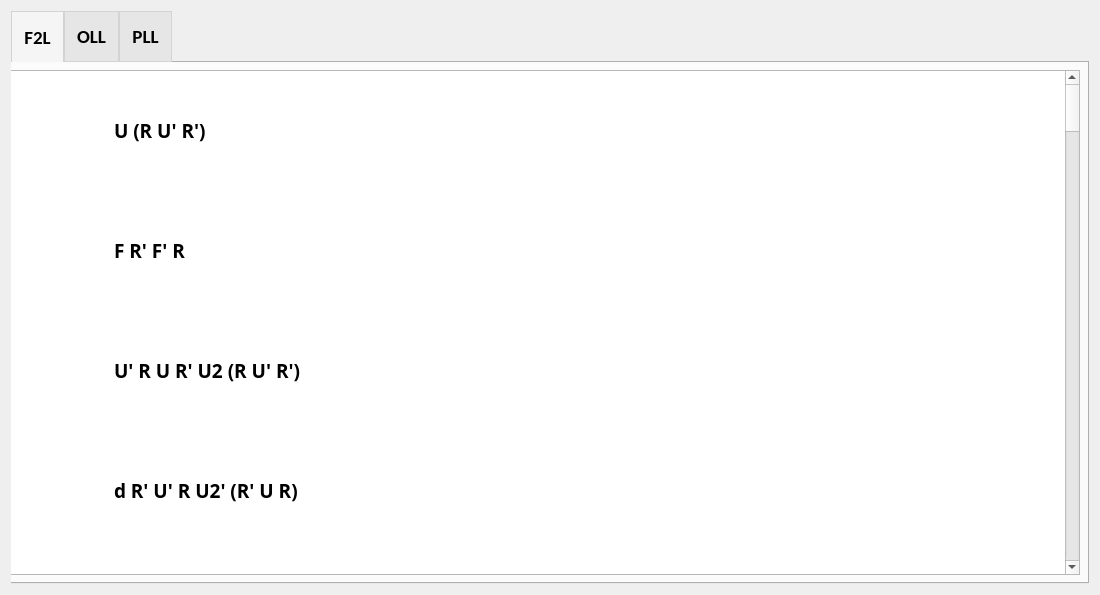
<?xml version="1.0" encoding="UTF-8"?>
<ui version="4.0">
 <class>CfopWidget</class>
 <widget class="QWidget" name="CfopWidget">
  <property name="geometry">
   <rect>
    <x>0</x>
    <y>0</y>
    <width>1100</width>
    <height>595</height>
   </rect>
  </property>
  <property name="windowTitle">
   <string>Form</string>
  </property>
  <property name="autoFillBackground">
   <bool>true</bool>
  </property>
  <layout class="QGridLayout" name="gridLayout_2">
   <item row="0" column="0">
    <widget class="QTabWidget" name="tabWidget">
     <property name="font">
      <font>
       <family>Calibri</family>
       <pointsize>14</pointsize>
       <italic>false</italic>
       <bold>true</bold>
      </font>
     </property>
     <property name="autoFillBackground">
      <bool>true</bool>
     </property>
     <property name="styleSheet">
      <string notr="true">QTabWidget::pane {
  top:-1px; 
  background: rgb(245, 245, 245);
  left: -10px;
} 

QTabBar::tab {
  background: rgb(230, 230, 230); 
  border: 1px solid lightgray; 
  color: black;
  padding: 12px;
} 

QTabBar::tab:selected { 
  background: rgb(245, 245, 245); 
  color: black;
  margin-bottom: -1px; 
}</string>
     </property>
     <property name="tabPosition">
      <enum>QTabWidget::North</enum>
     </property>
     <property name="tabShape">
      <enum>QTabWidget::Rounded</enum>
     </property>
     <property name="currentIndex">
      <number>0</number>
     </property>
     <property name="elideMode">
      <enum>Qt::ElideLeft</enum>
     </property>
     <property name="documentMode">
      <bool>false</bool>
     </property>
     <property name="tabsClosable">
      <bool>false</bool>
     </property>
     <property name="movable">
      <bool>false</bool>
     </property>
     <property name="tabBarAutoHide">
      <bool>false</bool>
     </property>
     <widget class="QWidget" name="tab">
      <attribute name="title">
       <string>F2L</string>
      </attribute>
      <layout class="QGridLayout" name="gridLayout_3">
       <item row="1" column="0">
        <widget class="QTableWidget" name="tableWidget">
         <property name="minimumSize">
          <size>
           <width>0</width>
           <height>0</height>
          </size>
         </property>
         <property name="font">
          <font>
           <family>Segoe UI Semibold</family>
           <pointsize>14</pointsize>
           <bold>true</bold>
          </font>
         </property>
         <property name="styleSheet">
          <string notr="true">QTableWidget::item {
  left: 10px;
  color: white;
}

QTableWidget::item:selected {
  background: white;
  color: black;
};
</string>
         </property>
         <property name="frameShape">
          <enum>QFrame::StyledPanel</enum>
         </property>
         <property name="editTriggers">
          <set>QAbstractItemView::NoEditTriggers</set>
         </property>
         <property name="alternatingRowColors">
          <bool>false</bool>
         </property>
         <property name="iconSize">
          <size>
           <width>100</width>
           <height>100</height>
          </size>
         </property>
         <property name="showGrid">
          <bool>true</bool>
         </property>
         <property name="gridStyle">
          <enum>Qt::NoPen</enum>
         </property>
         <property name="sortingEnabled">
          <bool>false</bool>
         </property>
         <property name="wordWrap">
          <bool>true</bool>
         </property>
         <property name="cornerButtonEnabled">
          <bool>true</bool>
         </property>
         <property name="rowCount">
          <number>41</number>
         </property>
         <attribute name="horizontalHeaderVisible">
          <bool>false</bool>
         </attribute>
         <attribute name="horizontalHeaderDefaultSectionSize">
          <number>100</number>
         </attribute>
         <attribute name="horizontalHeaderHighlightSections">
          <bool>true</bool>
         </attribute>
         <attribute name="horizontalHeaderShowSortIndicator" stdset="0">
          <bool>false</bool>
         </attribute>
         <attribute name="horizontalHeaderStretchLastSection">
          <bool>true</bool>
         </attribute>
         <attribute name="verticalHeaderVisible">
          <bool>false</bool>
         </attribute>
         <attribute name="verticalHeaderDefaultSectionSize">
          <number>120</number>
         </attribute>
         <row>
          <property name="text">
           <string>1</string>
          </property>
         </row>
         <row>
          <property name="text">
           <string>2</string>
          </property>
         </row>
         <row>
          <property name="text">
           <string>3</string>
          </property>
         </row>
         <row>
          <property name="text">
           <string>4</string>
          </property>
         </row>
         <row>
          <property name="text">
           <string>5</string>
          </property>
         </row>
         <row>
          <property name="text">
           <string>6</string>
          </property>
         </row>
         <row>
          <property name="text">
           <string>7</string>
          </property>
         </row>
         <row>
          <property name="text">
           <string>8</string>
          </property>
         </row>
         <row>
          <property name="text">
           <string>9</string>
          </property>
         </row>
         <row>
          <property name="text">
           <string>10</string>
          </property>
         </row>
         <row>
          <property name="text">
           <string>11</string>
          </property>
         </row>
         <row/>
         <row/>
         <row/>
         <row/>
         <row/>
         <row/>
         <row/>
         <row/>
         <row/>
         <row/>
         <row/>
         <row/>
         <row/>
         <row/>
         <row/>
         <row/>
         <row/>
         <row/>
         <row/>
         <row/>
         <row/>
         <row/>
         <row/>
         <row/>
         <row/>
         <row/>
         <row/>
         <row/>
         <row/>
         <row/>
         <column>
          <property name="text">
           <string>img</string>
          </property>
         </column>
         <column>
          <property name="text">
           <string>algorithm</string>
          </property>
         </column>
         <item row="0" column="0">
          <property name="text">
           <string/>
          </property>
          <property name="background">
           <brush brushstyle="NoBrush">
            <color alpha="255">
             <red>0</red>
             <green>0</green>
             <blue>0</blue>
            </color>
           </brush>
          </property>
          <property name="foreground">
           <brush brushstyle="NoBrush">
            <color alpha="0">
             <red>0</red>
             <green>0</green>
             <blue>0</blue>
            </color>
           </brush>
          </property>
          <property name="icon">
           <iconset resource="resources.qrc">
            <normaloff>:/img/f2l/1.png</normaloff>:/img/f2l/1.png</iconset>
          </property>
         </item>
         <item row="0" column="1">
          <property name="text">
           <string>U (R U' R')</string>
          </property>
         </item>
         <item row="1" column="0">
          <property name="text">
           <string/>
          </property>
          <property name="icon">
           <iconset resource="resources.qrc">
            <normaloff>:/img/f2l/2.png</normaloff>:/img/f2l/2.png</iconset>
          </property>
         </item>
         <item row="1" column="1">
          <property name="text">
           <string>F R' F' R</string>
          </property>
         </item>
         <item row="2" column="0">
          <property name="text">
           <string/>
          </property>
          <property name="icon">
           <iconset resource="resources.qrc">
            <normaloff>:/img/f2l/3.png</normaloff>:/img/f2l/3.png</iconset>
          </property>
         </item>
         <item row="2" column="1">
          <property name="text">
           <string>U' R U R' U2 (R U' R')</string>
          </property>
         </item>
         <item row="3" column="0">
          <property name="text">
           <string/>
          </property>
          <property name="icon">
           <iconset resource="resources.qrc">
            <normaloff>:/img/f2l/4.png</normaloff>:/img/f2l/4.png</iconset>
          </property>
         </item>
         <item row="3" column="1">
          <property name="text">
           <string>d R' U' R U2' (R' U R)</string>
          </property>
         </item>
         <item row="4" column="0">
          <property name="text">
           <string/>
          </property>
          <property name="icon">
           <iconset resource="resources.qrc">
            <normaloff>:/img/f2l/5.png</normaloff>:/img/f2l/5.png</iconset>
          </property>
         </item>
         <item row="4" column="1">
          <property name="text">
           <string>U' R U2' R' U2 (R U' R')</string>
          </property>
         </item>
         <item row="5" column="0">
          <property name="text">
           <string/>
          </property>
          <property name="icon">
           <iconset resource="resources.qrc">
            <normaloff>:/img/f2l/6.png</normaloff>:/img/f2l/6.png</iconset>
          </property>
         </item>
         <item row="5" column="1">
          <property name="text">
           <string>R' F R F'</string>
          </property>
         </item>
         <item row="6" column="0">
          <property name="text">
           <string/>
          </property>
          <property name="icon">
           <iconset resource="resources.qrc">
            <normaloff>:/img/f2l/7.png</normaloff>:/img/f2l/7.png</iconset>
          </property>
         </item>
         <item row="6" column="1">
          <property name="text">
           <string>y' R' U R U' d' (R U R')</string>
          </property>
         </item>
         <item row="7" column="0">
          <property name="text">
           <string/>
          </property>
          <property name="icon">
           <iconset resource="resources.qrc">
            <normaloff>:/img/f2l/8.png</normaloff>:/img/f2l/8.png</iconset>
          </property>
         </item>
         <item row="7" column="1">
          <property name="text">
           <string>R U' R' U d (R' U' R)</string>
          </property>
         </item>
         <item row="8" column="0">
          <property name="text">
           <string/>
          </property>
          <property name="icon">
           <iconset resource="resources.qrc">
            <normaloff>:/img/f2l/9.png</normaloff>:/img/f2l/9.png</iconset>
          </property>
         </item>
         <item row="8" column="1">
          <property name="text">
           <string>y' (R' U' R)</string>
          </property>
         </item>
         <item row="9" column="0">
          <property name="text">
           <string/>
          </property>
          <property name="icon">
           <iconset resource="resources.qrc">
            <normaloff>:/img/f2l/10.png</normaloff>:/img/f2l/10.png</iconset>
          </property>
         </item>
         <item row="9" column="1">
          <property name="text">
           <string>(R U R')</string>
          </property>
         </item>
         <item row="10" column="0">
          <property name="text">
           <string/>
          </property>
          <property name="icon">
           <iconset resource="resources.qrc">
            <normaloff>:/img/f2l/11.png</normaloff>:/img/f2l/11.png</iconset>
          </property>
         </item>
         <item row="10" column="1">
          <property name="text">
           <string>d R' U' R U'(R' U' R)</string>
          </property>
         </item>
         <item row="11" column="0">
          <property name="text">
           <string/>
          </property>
          <property name="icon">
           <iconset resource="resources.qrc">
            <normaloff>:/img/f2l/12.png</normaloff>:/img/f2l/12.png</iconset>
          </property>
         </item>
         <item row="11" column="1">
          <property name="text">
           <string>U' R U R' U (R U R')</string>
          </property>
         </item>
         <item row="12" column="0">
          <property name="text">
           <string/>
          </property>
          <property name="icon">
           <iconset resource="resources.qrc">
            <normaloff>:/img/f2l/13.png</normaloff>:/img/f2l/13.png</iconset>
          </property>
         </item>
         <item row="12" column="1">
          <property name="text">
           <string>U' R U2' R' d (R' U' R)</string>
          </property>
         </item>
         <item row="13" column="0">
          <property name="text">
           <string/>
          </property>
          <property name="icon">
           <iconset resource="resources.qrc">
            <normaloff>:/img/f2l/14.png</normaloff>:/img/f2l/14.png</iconset>
          </property>
         </item>
         <item row="13" column="1">
          <property name="text">
           <string>R' U2 R2 U R2' U R</string>
          </property>
         </item>
         <item row="14" column="0">
          <property name="text">
           <string/>
          </property>
          <property name="icon">
           <iconset resource="resources.qrc">
            <normaloff>:/img/f2l/15.png</normaloff>:/img/f2l/15.png</iconset>
          </property>
         </item>
         <item row="14" column="1">
          <property name="text">
           <string>d R' U R U' (R' U' R)</string>
          </property>
         </item>
         <item row="15" column="0">
          <property name="text">
           <string/>
          </property>
          <property name="icon">
           <iconset resource="resources.qrc">
            <normaloff>:/img/f2l/16.png</normaloff>:/img/f2l/16.png</iconset>
          </property>
         </item>
         <item row="15" column="1">
          <property name="text">
           <string>U' R U' R' U(R U R')</string>
          </property>
         </item>
         <item row="16" column="0">
          <property name="text">
           <string/>
          </property>
          <property name="icon">
           <iconset resource="resources.qrc">
            <normaloff>:/img/f2l/17.png</normaloff>:/img/f2l/17.png</iconset>
          </property>
         </item>
         <item row="16" column="1">
          <property name="text">
           <string>R U2' R' U' (R U R')</string>
          </property>
         </item>
         <item row="17" column="0">
          <property name="text">
           <string/>
          </property>
          <property name="icon">
           <iconset resource="resources.qrc">
            <normaloff>:/img/f2l/18.png</normaloff>:/img/f2l/18.png</iconset>
          </property>
         </item>
         <item row="17" column="1">
          <property name="text">
           <string>y' R' U2 R U (R' U' R)</string>
          </property>
         </item>
         <item row="18" column="0">
          <property name="text">
           <string/>
          </property>
          <property name="icon">
           <iconset resource="resources.qrc">
            <normaloff>:/img/f2l/19.png</normaloff>:/img/f2l/19.png</iconset>
          </property>
         </item>
         <item row="18" column="1">
          <property name="text">
           <string>U R U2 R' U (R U' R')</string>
          </property>
         </item>
         <item row="19" column="0">
          <property name="text">
           <string/>
          </property>
          <property name="icon">
           <iconset resource="resources.qrc">
            <normaloff>:/img/f2l/20.png</normaloff>:/img/f2l/20.png</iconset>
          </property>
         </item>
         <item row="19" column="1">
          <property name="text">
           <string>y' U' R' U2 R U' (R' U R)</string>
          </property>
         </item>
         <item row="20" column="0">
          <property name="text">
           <string/>
          </property>
          <property name="icon">
           <iconset resource="resources.qrc">
            <normaloff>:/img/f2l/21.png</normaloff>:/img/f2l/21.png</iconset>
          </property>
         </item>
         <item row="20" column="1">
          <property name="text">
           <string>U2 R U R' U (R U' R')</string>
          </property>
         </item>
         <item row="21" column="0">
          <property name="text">
           <string/>
          </property>
          <property name="icon">
           <iconset resource="resources.qrc">
            <normaloff>:/img/f2l/22.png</normaloff>:/img/f2l/22.png</iconset>
          </property>
         </item>
         <item row="21" column="1">
          <property name="text">
           <string>y' U2 R' U' R U' (R' U R)</string>
          </property>
         </item>
         <item row="22" column="0">
          <property name="text">
           <string/>
          </property>
          <property name="icon">
           <iconset resource="resources.qrc">
            <normaloff>:/img/f2l/23.png</normaloff>:/img/f2l/23.png</iconset>
          </property>
         </item>
         <item row="22" column="1">
          <property name="text">
           <string>y' U R' U2 R y R U2 R' U R U' R'</string>
          </property>
         </item>
         <item row="23" column="0">
          <property name="text">
           <string/>
          </property>
          <property name="icon">
           <iconset resource="resources.qrc">
            <normaloff>:/img/f2l/24.png</normaloff>:/img/f2l/24.png</iconset>
          </property>
         </item>
         <item row="23" column="1">
          <property name="text">
           <string>U' R U2' R' y' R' U2 R U' R' U R</string>
          </property>
         </item>
         <item row="24" column="0">
          <property name="text">
           <string/>
          </property>
          <property name="icon">
           <iconset resource="resources.qrc">
            <normaloff>:/img/f2l/25.png</normaloff>:/img/f2l/25.png</iconset>
          </property>
         </item>
         <item row="24" column="1">
          <property name="text">
           <string>U R U' R' d' (L' U L)</string>
          </property>
         </item>
         <item row="25" column="0">
          <property name="text">
           <string/>
          </property>
          <property name="icon">
           <iconset resource="resources.qrc">
            <normaloff>:/img/f2l/26.png</normaloff>:/img/f2l/26.png</iconset>
          </property>
         </item>
         <item row="25" column="1">
          <property name="text">
           <string>y' U' R' U R r' U' R U M'</string>
          </property>
         </item>
         <item row="26" column="0">
          <property name="text">
           <string/>
          </property>
          <property name="icon">
           <iconset resource="resources.qrc">
            <normaloff>:/img/f2l/27.png</normaloff>:/img/f2l/27.png</iconset>
          </property>
         </item>
         <item row="26" column="1">
          <property name="text">
           <string>y' R' U' R U (R' U' R)</string>
          </property>
         </item>
         <item row="27" column="0">
          <property name="text">
           <string/>
          </property>
          <property name="icon">
           <iconset resource="resources.qrc">
            <normaloff>:/img/f2l/28.png</normaloff>:/img/f2l/28.png</iconset>
          </property>
         </item>
         <item row="27" column="1">
          <property name="text">
           <string>R U R' U' (R U R')</string>
          </property>
         </item>
         <item row="28" column="0">
          <property name="text">
           <string/>
          </property>
          <property name="icon">
           <iconset resource="resources.qrc">
            <normaloff>:/img/f2l/29.png</normaloff>:/img/f2l/29.png</iconset>
          </property>
         </item>
         <item row="28" column="1">
          <property name="text">
           <string>R U' R' U (R U' R')</string>
          </property>
         </item>
         <item row="29" column="0">
          <property name="text">
           <string/>
          </property>
          <property name="icon">
           <iconset resource="resources.qrc">
            <normaloff>:/img/f2l/30.png</normaloff>:/img/f2l/30.png</iconset>
          </property>
         </item>
         <item row="29" column="1">
          <property name="text">
           <string>y' R' U R U' (R' U R)</string>
          </property>
         </item>
         <item row="30" column="0">
          <property name="text">
           <string/>
          </property>
          <property name="icon">
           <iconset resource="resources.qrc">
            <normaloff>:/img/f2l/31.png</normaloff>:/img/f2l/31.png</iconset>
          </property>
         </item>
         <item row="30" column="1">
          <property name="text">
           <string>U' R U' R' U2 (R U' R')</string>
          </property>
         </item>
         <item row="31" column="0">
          <property name="text">
           <string/>
          </property>
          <property name="icon">
           <iconset resource="resources.qrc">
            <normaloff>:/img/f2l/32.png</normaloff>:/img/f2l/32.png</iconset>
          </property>
         </item>
         <item row="31" column="1">
          <property name="text">
           <string>d R' U R U2 (R' U R)</string>
          </property>
         </item>
         <item row="32" column="0">
          <property name="text">
           <string/>
          </property>
          <property name="icon">
           <iconset resource="resources.qrc">
            <normaloff>:/img/f2l/33.png</normaloff>:/img/f2l/33.png</iconset>
          </property>
         </item>
         <item row="32" column="1">
          <property name="text">
           <string>U' R U R' d (R' U' R)</string>
          </property>
         </item>
         <item row="33" column="0">
          <property name="text">
           <string/>
          </property>
          <property name="icon">
           <iconset resource="resources.qrc">
            <normaloff>:/img/f2l/34.png</normaloff>:/img/f2l/34.png</iconset>
          </property>
         </item>
         <item row="33" column="1">
          <property name="text">
           <string>d R' U' R d' (R U R')</string>
          </property>
         </item>
         <item row="34" column="0">
          <property name="text">
           <string/>
          </property>
          <property name="icon">
           <iconset resource="resources.qrc">
            <normaloff>:/img/f2l/35.png</normaloff>:/img/f2l/35.png</iconset>
          </property>
         </item>
         <item row="34" column="1">
          <property name="text">
           <string>R U' R' d (R' U R)</string>
          </property>
         </item>
         <item row="35" column="0">
          <property name="text">
           <string/>
          </property>
          <property name="icon">
           <iconset resource="resources.qrc">
            <normaloff>:/img/f2l/36.png</normaloff>:/img/f2l/36.png</iconset>
          </property>
         </item>
         <item row="35" column="1">
          <property name="text">
           <string>[R U R' U'][R U R' U'](R U R')</string>
          </property>
         </item>
         <item row="36" column="0">
          <property name="text">
           <string/>
          </property>
          <property name="icon">
           <iconset resource="resources.qrc">
            <normaloff>:/img/f2l/37.png</normaloff>:/img/f2l/37.png</iconset>
          </property>
         </item>
         <item row="36" column="1">
          <property name="text">
           <string>R U' R' U' R U R' U2 (R U' R')</string>
          </property>
         </item>
         <item row="37" column="0">
          <property name="text">
           <string/>
          </property>
          <property name="icon">
           <iconset resource="resources.qrc">
            <normaloff>:/img/f2l/38.png</normaloff>:/img/f2l/38.png</iconset>
          </property>
         </item>
         <item row="37" column="1">
          <property name="text">
           <string>R U R' U2 R U' R' U(R U R')</string>
          </property>
         </item>
         <item row="38" column="0">
          <property name="text">
           <string/>
          </property>
          <property name="icon">
           <iconset resource="resources.qrc">
            <normaloff>:/img/f2l/39.png</normaloff>:/img/f2l/39.png</iconset>
          </property>
         </item>
         <item row="38" column="1">
          <property name="text">
           <string>R U' R' d R' U' R U' (R' U' R)</string>
          </property>
         </item>
         <item row="39" column="0">
          <property name="text">
           <string/>
          </property>
          <property name="icon">
           <iconset resource="resources.qrc">
            <normaloff>:/img/f2l/40.png</normaloff>:/img/f2l/40.png</iconset>
          </property>
         </item>
         <item row="39" column="1">
          <property name="text">
           <string>R U R' U' R U' R' U2 y' (R' U' R)</string>
          </property>
         </item>
         <item row="40" column="0">
          <property name="text">
           <string/>
          </property>
          <property name="icon">
           <iconset resource="resources.qrc">
            <normaloff>:/img/f2l/41.png</normaloff>:/img/f2l/41.png</iconset>
          </property>
         </item>
         <item row="40" column="1">
          <property name="text">
           <string>R U' R' U y' R' U2 R U2' (R' U R)</string>
          </property>
         </item>
        </widget>
       </item>
      </layout>
     </widget>
     <widget class="QWidget" name="tab_2">
      <attribute name="title">
       <string>OLL</string>
      </attribute>
      <layout class="QGridLayout" name="gridLayout_4">
       <item row="0" column="0">
        <widget class="QTableWidget" name="tableWidget_2">
         <property name="font">
          <font>
           <family>Segoe UI Semibold</family>
           <pointsize>14</pointsize>
           <bold>true</bold>
          </font>
         </property>
         <property name="styleSheet">
          <string notr="true">QTableWidget::item {
  left: 10px;
  color: white;
}

QTableWidget::item:selected {
  background: white;
  color: black;
};
</string>
         </property>
         <property name="editTriggers">
          <set>QAbstractItemView::NoEditTriggers</set>
         </property>
         <property name="iconSize">
          <size>
           <width>100</width>
           <height>100</height>
          </size>
         </property>
         <attribute name="horizontalHeaderVisible">
          <bool>false</bool>
         </attribute>
         <attribute name="horizontalHeaderStretchLastSection">
          <bool>true</bool>
         </attribute>
         <attribute name="verticalHeaderVisible">
          <bool>false</bool>
         </attribute>
         <attribute name="verticalHeaderDefaultSectionSize">
          <number>120</number>
         </attribute>
         <attribute name="verticalHeaderHighlightSections">
          <bool>true</bool>
         </attribute>
         <row>
          <property name="text">
           <string>1</string>
          </property>
         </row>
         <row>
          <property name="text">
           <string>2</string>
          </property>
         </row>
         <row>
          <property name="text">
           <string>3</string>
          </property>
         </row>
         <row>
          <property name="text">
           <string>4</string>
          </property>
         </row>
         <row>
          <property name="text">
           <string>5</string>
          </property>
         </row>
         <row>
          <property name="text">
           <string>6</string>
          </property>
         </row>
         <row>
          <property name="text">
           <string>7</string>
          </property>
         </row>
         <row>
          <property name="text">
           <string>8</string>
          </property>
         </row>
         <row>
          <property name="text">
           <string>9</string>
          </property>
         </row>
         <row>
          <property name="text">
           <string>10</string>
          </property>
         </row>
         <column>
          <property name="text">
           <string>img</string>
          </property>
         </column>
         <column>
          <property name="text">
           <string>algorithm</string>
          </property>
         </column>
         <item row="0" column="0">
          <property name="text">
           <string/>
          </property>
          <property name="icon">
           <iconset resource="resources.qrc">
            <normaloff>:/img/oll/1.png</normaloff>:/img/oll/1.png</iconset>
          </property>
         </item>
         <item row="0" column="1">
          <property name="text">
           <string>F R U R' U' F' f R U R' U' f'</string>
          </property>
         </item>
         <item row="1" column="0">
          <property name="text">
           <string/>
          </property>
          <property name="icon">
           <iconset resource="resources.qrc">
            <normaloff>:/img/oll/2.png</normaloff>:/img/oll/2.png</iconset>
          </property>
         </item>
         <item row="1" column="1">
          <property name="text">
           <string>F R U R' U' F'</string>
          </property>
         </item>
         <item row="2" column="0">
          <property name="text">
           <string/>
          </property>
          <property name="icon">
           <iconset resource="resources.qrc">
            <normaloff>:/img/oll/3.png</normaloff>:/img/oll/3.png</iconset>
          </property>
         </item>
         <item row="2" column="1">
          <property name="text">
           <string>f R U R' U' f'</string>
          </property>
         </item>
         <item row="3" column="0">
          <property name="text">
           <string/>
          </property>
          <property name="icon">
           <iconset resource="resources.qrc">
            <normaloff>:/img/oll/4.png</normaloff>:/img/oll/4.png</iconset>
          </property>
         </item>
         <item row="3" column="1">
          <property name="text">
           <string>R U2 R' U' R U' R'</string>
          </property>
         </item>
         <item row="4" column="0">
          <property name="text">
           <string/>
          </property>
          <property name="icon">
           <iconset resource="resources.qrc">
            <normaloff>:/img/oll/5.png</normaloff>:/img/oll/5.png</iconset>
          </property>
         </item>
         <item row="4" column="1">
          <property name="text">
           <string>R U R' U R U' R' U R U2 R'</string>
          </property>
         </item>
         <item row="5" column="0">
          <property name="text">
           <string/>
          </property>
          <property name="icon">
           <iconset resource="resources.qrc">
            <normaloff>:/img/oll/6.png</normaloff>:/img/oll/6.png</iconset>
          </property>
         </item>
         <item row="5" column="1">
          <property name="text">
           <string>F R' F' r U R U' r'</string>
          </property>
         </item>
         <item row="6" column="0">
          <property name="text">
           <string/>
          </property>
          <property name="icon">
           <iconset resource="resources.qrc">
            <normaloff>:/img/oll/7.png</normaloff>:/img/oll/7.png</iconset>
          </property>
         </item>
         <item row="6" column="1">
          <property name="text">
           <string>R U2 R2 U' R2 U' R2 U2 R</string>
          </property>
         </item>
         <item row="7" column="0">
          <property name="text">
           <string/>
          </property>
          <property name="icon">
           <iconset resource="resources.qrc">
            <normaloff>:/img/oll/8.png</normaloff>:/img/oll/8.png</iconset>
          </property>
         </item>
         <item row="7" column="1">
          <property name="text">
           <string>R U R' U R U2 R'</string>
          </property>
         </item>
         <item row="8" column="0">
          <property name="text">
           <string/>
          </property>
          <property name="icon">
           <iconset resource="resources.qrc">
            <normaloff>:/img/oll/9.png</normaloff>:/img/oll/9.png</iconset>
          </property>
         </item>
         <item row="8" column="1">
          <property name="text">
           <string>r U R' U' r' F R F'</string>
          </property>
         </item>
         <item row="9" column="0">
          <property name="text">
           <string/>
          </property>
          <property name="icon">
           <iconset resource="resources.qrc">
            <normaloff>:/img/oll/10.png</normaloff>:/img/oll/10.png</iconset>
          </property>
         </item>
         <item row="9" column="1">
          <property name="text">
           <string>R2 D R' U2 R D' R' U2 R'</string>
          </property>
         </item>
        </widget>
       </item>
      </layout>
     </widget>
     <widget class="QWidget" name="tab_3">
      <attribute name="title">
       <string>PLL</string>
      </attribute>
      <layout class="QGridLayout" name="gridLayout">
       <item row="0" column="0">
        <widget class="QTableWidget" name="tableWidget">
         <property name="font">
          <font>
           <family>Segoe UI Semibold</family>
           <pointsize>14</pointsize>
           <bold>true</bold>
          </font>
         </property>
         <property name="styleSheet">
          <string notr="true">QTableWidget::item {
  left: 10px;
  color: white;
}

QTableWidget::item:selected {
  background: white;
  color: black;
};

</string>
         </property>
         <property name="editTriggers">
          <set>QAbstractItemView::NoEditTriggers</set>
         </property>
         <property name="iconSize">
          <size>
           <width>100</width>
           <height>100</height>
          </size>
         </property>
         <property name="verticalScrollMode">
          <enum>QAbstractItemView::ScrollPerPixel</enum>
         </property>
         <attribute name="horizontalHeaderVisible">
          <bool>false</bool>
         </attribute>
         <attribute name="horizontalHeaderStretchLastSection">
          <bool>true</bool>
         </attribute>
         <attribute name="verticalHeaderVisible">
          <bool>false</bool>
         </attribute>
         <attribute name="verticalHeaderDefaultSectionSize">
          <number>120</number>
         </attribute>
         <attribute name="verticalHeaderStretchLastSection">
          <bool>false</bool>
         </attribute>
         <row>
          <property name="text">
           <string>1</string>
          </property>
         </row>
         <row>
          <property name="text">
           <string>2</string>
          </property>
         </row>
         <row>
          <property name="text">
           <string>3</string>
          </property>
         </row>
         <row>
          <property name="text">
           <string>4</string>
          </property>
         </row>
         <row>
          <property name="text">
           <string>5</string>
          </property>
         </row>
         <row>
          <property name="text">
           <string>6</string>
          </property>
         </row>
         <row>
          <property name="text">
           <string>7</string>
          </property>
         </row>
         <row>
          <property name="text">
           <string>8</string>
          </property>
         </row>
         <row>
          <property name="text">
           <string>9</string>
          </property>
         </row>
         <row>
          <property name="text">
           <string>10</string>
          </property>
         </row>
         <row>
          <property name="text">
           <string>11</string>
          </property>
         </row>
         <row>
          <property name="text">
           <string>12</string>
          </property>
         </row>
         <row>
          <property name="text">
           <string>13</string>
          </property>
         </row>
         <row>
          <property name="text">
           <string>14</string>
          </property>
         </row>
         <row>
          <property name="text">
           <string>15</string>
          </property>
         </row>
         <row>
          <property name="text">
           <string>16</string>
          </property>
         </row>
         <row>
          <property name="text">
           <string>17</string>
          </property>
         </row>
         <row>
          <property name="text">
           <string>18</string>
          </property>
         </row>
         <row>
          <property name="text">
           <string>19</string>
          </property>
         </row>
         <row>
          <property name="text">
           <string>20</string>
          </property>
         </row>
         <row>
          <property name="text">
           <string>21</string>
          </property>
         </row>
         <column>
          <property name="text">
           <string>img</string>
          </property>
         </column>
         <column>
          <property name="text">
           <string>algorithm</string>
          </property>
         </column>
         <item row="0" column="0">
          <property name="text">
           <string/>
          </property>
          <property name="icon">
           <iconset resource="resources.qrc">
            <normaloff>:/img/pll/1.png</normaloff>:/img/pll/1.png</iconset>
          </property>
         </item>
         <item row="0" column="1">
          <property name="text">
           <string>x L2 D2 L' U' L D2 L' U L'</string>
          </property>
         </item>
         <item row="1" column="0">
          <property name="text">
           <string/>
          </property>
          <property name="icon">
           <iconset resource="resources.qrc">
            <normaloff>:/img/pll/2.png</normaloff>:/img/pll/2.png</iconset>
          </property>
         </item>
         <item row="1" column="1">
          <property name="text">
           <string>x' L2 D2 L U L' D2 L U' L</string>
          </property>
         </item>
         <item row="2" column="0">
          <property name="text">
           <string/>
          </property>
          <property name="icon">
           <iconset resource="resources.qrc">
            <normaloff>:/img/pll/3.png</normaloff>:/img/pll/3.png</iconset>
          </property>
         </item>
         <item row="2" column="1">
          <property name="text">
           <string>R' U' F' R U R' U' R' F R2 U' R' U' R U R' U R</string>
          </property>
         </item>
         <item row="3" column="0">
          <property name="text">
           <string/>
          </property>
          <property name="icon">
           <iconset resource="resources.qrc">
            <normaloff>:/img/pll/4.png</normaloff>:/img/pll/4.png</iconset>
          </property>
         </item>
         <item row="3" column="1">
          <property name="text">
           <string>R2 U R' U R' U' R U' R2 U' D R' U R D'</string>
          </property>
         </item>
         <item row="4" column="0">
          <property name="text">
           <string/>
          </property>
          <property name="icon">
           <iconset resource="resources.qrc">
            <normaloff>:/img/pll/5.png</normaloff>:/img/pll/5.png</iconset>
          </property>
         </item>
         <item row="4" column="1">
          <property name="text">
           <string>R' U' R U D' R2 U R' U R U' R U' R2 D</string>
          </property>
         </item>
         <item row="5" column="0">
          <property name="text">
           <string/>
          </property>
          <property name="icon">
           <iconset resource="resources.qrc">
            <normaloff>:/img/pll/6.png</normaloff>:/img/pll/6.png</iconset>
          </property>
         </item>
         <item row="5" column="1">
          <property name="text">
           <string>R2 U' R U' R U R' U R2 U D' R U' R' D</string>
          </property>
         </item>
         <item row="6" column="0">
          <property name="text">
           <string/>
          </property>
          <property name="icon">
           <iconset resource="resources.qrc">
            <normaloff>:/img/pll/7.png</normaloff>:/img/pll/7.png</iconset>
          </property>
         </item>
         <item row="6" column="1">
          <property name="text">
           <string>R U R' U' D R2 U' R U' R' U R' U R2 D'</string>
          </property>
         </item>
         <item row="7" column="0">
          <property name="text">
           <string/>
          </property>
          <property name="icon">
           <iconset resource="resources.qrc">
            <normaloff>:/img/pll/8.png</normaloff>:/img/pll/8.png</iconset>
          </property>
         </item>
         <item row="7" column="1">
          <property name="text">
           <string>x R2 F R F' R U2 r' U r U2</string>
          </property>
         </item>
         <item row="8" column="0">
          <property name="text">
           <string/>
          </property>
          <property name="icon">
           <iconset resource="resources.qrc">
            <normaloff>:/img/pll/9.png</normaloff>:/img/pll/9.png</iconset>
          </property>
         </item>
         <item row="8" column="1">
          <property name="text">
           <string>R U R' F' R U R' U' R' F R2 U' R'</string>
          </property>
         </item>
         <item row="9" column="0">
          <property name="text">
           <string/>
          </property>
          <property name="icon">
           <iconset resource="resources.qrc">
            <normaloff>:/img/pll/10.png</normaloff>:/img/pll/10.png</iconset>
          </property>
         </item>
         <item row="9" column="1">
          <property name="text">
           <string>R U' R' U' R U R D R' U' R D' R' U2 R'</string>
          </property>
         </item>
         <item row="10" column="0">
          <property name="text">
           <string/>
          </property>
          <property name="icon">
           <iconset resource="resources.qrc">
            <normaloff>:/img/pll/11.png</normaloff>:/img/pll/11.png</iconset>
          </property>
         </item>
         <item row="10" column="1">
          <property name="text">
           <string>R2 F R U R U' R' F' R U2 R' U2 R</string>
          </property>
         </item>
         <item row="11" column="0">
          <property name="text">
           <string/>
          </property>
          <property name="icon">
           <iconset resource="resources.qrc">
            <normaloff>:/img/pll/12.png</normaloff>:/img/pll/12.png</iconset>
          </property>
         </item>
         <item row="11" column="1">
          <property name="text">
           <string>R U R' U' R' F R2 U' R' U' R U R' F'</string>
          </property>
         </item>
         <item row="12" column="0">
          <property name="text">
           <string/>
          </property>
          <property name="icon">
           <iconset resource="resources.qrc">
            <normaloff>:/img/pll/13.png</normaloff>:/img/pll/13.png</iconset>
          </property>
         </item>
         <item row="12" column="1">
          <property name="text">
           <string>x' L' U L D' L' U' L D L' U' L D' L' U L D</string>
          </property>
         </item>
         <item row="13" column="0">
          <property name="text">
           <string/>
          </property>
          <property name="icon">
           <iconset resource="resources.qrc">
            <normaloff>:/img/pll/14.png</normaloff>:/img/pll/14.png</iconset>
          </property>
         </item>
         <item row="13" column="1">
          <property name="text">
           <string>R U R' U R U R' F' R U R' U' R' F R2 U' R' U2 R U' R'</string>
          </property>
         </item>
         <item row="14" column="0">
          <property name="text">
           <string/>
          </property>
          <property name="icon">
           <iconset resource="resources.qrc">
            <normaloff>:/img/pll/15.png</normaloff>:/img/pll/15.png</iconset>
          </property>
         </item>
         <item row="14" column="1">
          <property name="text">
           <string>R' U R U' R' F' U' F R U R' F R' F' R U' R</string>
          </property>
         </item>
         <item row="15" column="0">
          <property name="text">
           <string/>
          </property>
          <property name="icon">
           <iconset resource="resources.qrc">
            <normaloff>:/img/pll/16.png</normaloff>:/img/pll/16.png</iconset>
          </property>
         </item>
         <item row="15" column="1">
          <property name="text">
           <string>R' U R' U' y R' F' R2 U' R' U R' F R F</string>
          </property>
         </item>
         <item row="16" column="0">
          <property name="text">
           <string/>
          </property>
          <property name="icon">
           <iconset resource="resources.qrc">
            <normaloff>:/img/pll/17.png</normaloff>:/img/pll/17.png</iconset>
          </property>
         </item>
         <item row="16" column="1">
          <property name="text">
           <string>F R U' R' U' R U R' F' R U R' U' R' F R F'</string>
          </property>
         </item>
         <item row="17" column="0">
          <property name="text">
           <string/>
          </property>
          <property name="icon">
           <iconset resource="resources.qrc">
            <normaloff>:/img/pll/18.png</normaloff>:/img/pll/18.png</iconset>
          </property>
         </item>
         <item row="17" column="1">
          <property name="text">
           <string>M2 U M2 U2 M2 U M2</string>
          </property>
         </item>
         <item row="18" column="0">
          <property name="text">
           <string/>
          </property>
          <property name="icon">
           <iconset resource="resources.qrc">
            <normaloff>:/img/pll/19.png</normaloff>:/img/pll/19.png</iconset>
          </property>
         </item>
         <item row="18" column="1">
          <property name="text">
           <string>M2 U M U2 M' U M2</string>
          </property>
         </item>
         <item row="19" column="0">
          <property name="text">
           <string/>
          </property>
          <property name="icon">
           <iconset resource="resources.qrc">
            <normaloff>:/img/pll/20.png</normaloff>:/img/pll/20.png</iconset>
          </property>
         </item>
         <item row="19" column="1">
          <property name="text">
           <string>M2 U' M U2 M' U' M2</string>
          </property>
         </item>
         <item row="20" column="0">
          <property name="text">
           <string/>
          </property>
          <property name="icon">
           <iconset resource="resources.qrc">
            <normaloff>:/img/pll/21.png</normaloff>:/img/pll/21.png</iconset>
          </property>
         </item>
         <item row="20" column="1">
          <property name="text">
           <string>M' U M2 U M2 U M' U2 M2</string>
          </property>
         </item>
        </widget>
       </item>
      </layout>
     </widget>
    </widget>
   </item>
  </layout>
 </widget>
 <resources>
  <include location="resources.qrc"/>
 </resources>
 <connections/>
</ui>
